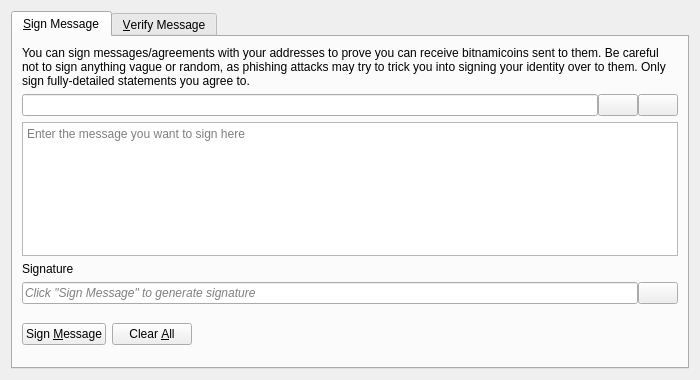
<?xml version="1.0" encoding="UTF-8"?>
<ui version="4.0">
 <class>SignVerifyMessageDialog</class>
 <widget class="QDialog" name="SignVerifyMessageDialog">
  <property name="geometry">
   <rect>
    <x>0</x>
    <y>0</y>
    <width>700</width>
    <height>380</height>
   </rect>
  </property>
  <property name="windowTitle">
   <string>Signatures - Sign / Verify a Message</string>
  </property>
  <property name="modal">
   <bool>true</bool>
  </property>
  <layout class="QVBoxLayout" name="verticalLayout">
   <item>
    <widget class="QTabWidget" name="tabWidget">
     <property name="currentIndex">
      <number>0</number>
     </property>
     <widget class="QWidget" name="tabSignMessage">
      <attribute name="title">
       <string>&amp;Sign Message</string>
      </attribute>
      <layout class="QVBoxLayout" name="verticalLayout_SM">
       <item>
        <widget class="QLabel" name="infoLabel_SM">
         <property name="text">
          <string>You can sign messages/agreements with your addresses to prove you can receive bitnamicoins sent to them. Be careful not to sign anything vague or random, as phishing attacks may try to trick you into signing your identity over to them. Only sign fully-detailed statements you agree to.</string>
         </property>
         <property name="textFormat">
          <enum>Qt::PlainText</enum>
         </property>
         <property name="wordWrap">
          <bool>true</bool>
         </property>
        </widget>
       </item>
       <item>
        <layout class="QHBoxLayout" name="horizontalLayout_1_SM">
         <property name="spacing">
          <number>0</number>
         </property>
         <item>
          <widget class="QValidatedLineEdit" name="addressIn_SM">
           <property name="toolTip">
            <string>The Bitnamicoin address to sign the message with</string>
           </property>
          </widget>
         </item>
         <item>
          <widget class="QPushButton" name="addressBookButton_SM">
           <property name="toolTip">
            <string>Choose previously used address</string>
           </property>
           <property name="text">
            <string/>
           </property>
           <property name="icon">
            <iconset resource="../bitnamicoin.qrc">
             <normaloff>:/icons/address-book</normaloff>:/icons/address-book</iconset>
           </property>
           <property name="shortcut">
            <string>Alt+A</string>
           </property>
           <property name="autoDefault">
            <bool>false</bool>
           </property>
          </widget>
         </item>
         <item>
          <widget class="QPushButton" name="pasteButton_SM">
           <property name="toolTip">
            <string>Paste address from clipboard</string>
           </property>
           <property name="text">
            <string/>
           </property>
           <property name="icon">
            <iconset resource="../bitnamicoin.qrc">
             <normaloff>:/icons/editpaste</normaloff>:/icons/editpaste</iconset>
           </property>
           <property name="shortcut">
            <string>Alt+P</string>
           </property>
           <property name="autoDefault">
            <bool>false</bool>
           </property>
          </widget>
         </item>
        </layout>
       </item>
       <item>
        <widget class="QPlainTextEdit" name="messageIn_SM">
         <property name="toolTip">
          <string>Enter the message you want to sign here</string>
         </property>
         <property name="placeholderText">
          <string>Enter the message you want to sign here</string>
         </property>
        </widget>
       </item>
       <item>
        <widget class="QLabel" name="signatureLabel_SM">
         <property name="text">
          <string>Signature</string>
         </property>
         <property name="textFormat">
          <enum>Qt::PlainText</enum>
         </property>
        </widget>
       </item>
       <item>
        <layout class="QHBoxLayout" name="horizontalLayout_2_SM">
         <property name="spacing">
          <number>0</number>
         </property>
         <item>
          <widget class="QLineEdit" name="signatureOut_SM">
           <property name="placeholderText">
            <string>Click "Sign Message" to generate signature</string>
           </property>
           <property name="font">
            <font>
             <italic>true</italic>
            </font>
           </property>
           <property name="readOnly">
            <bool>true</bool>
           </property>
          </widget>
         </item>
         <item>
          <widget class="QPushButton" name="copySignatureButton_SM">
           <property name="toolTip">
            <string>Copy the current signature to the system clipboard</string>
           </property>
           <property name="text">
            <string/>
           </property>
           <property name="icon">
            <iconset resource="../bitnamicoin.qrc">
             <normaloff>:/icons/editcopy</normaloff>:/icons/editcopy</iconset>
           </property>
           <property name="autoDefault">
            <bool>false</bool>
           </property>
          </widget>
         </item>
        </layout>
       </item>
       <item>
        <layout class="QHBoxLayout" name="horizontalLayout_3_SM">
         <item>
          <widget class="QPushButton" name="signMessageButton_SM">
           <property name="toolTip">
            <string>Sign the message to prove you own this Bitnamicoin address</string>
           </property>
           <property name="text">
            <string>Sign &amp;Message</string>
           </property>
           <property name="icon">
            <iconset resource="../bitnamicoin.qrc">
             <normaloff>:/icons/edit</normaloff>:/icons/edit</iconset>
           </property>
           <property name="autoDefault">
            <bool>false</bool>
           </property>
          </widget>
         </item>
         <item>
          <widget class="QPushButton" name="clearButton_SM">
           <property name="toolTip">
            <string>Reset all sign message fields</string>
           </property>
           <property name="text">
            <string>Clear &amp;All</string>
           </property>
           <property name="icon">
            <iconset resource="../bitnamicoin.qrc">
             <normaloff>:/icons/remove</normaloff>:/icons/remove</iconset>
           </property>
           <property name="autoDefault">
            <bool>false</bool>
           </property>
          </widget>
         </item>
         <item>
          <spacer name="horizontalSpacer_1_SM">
           <property name="orientation">
            <enum>Qt::Horizontal</enum>
           </property>
           <property name="sizeHint" stdset="0">
            <size>
             <width>40</width>
             <height>48</height>
            </size>
           </property>
          </spacer>
         </item>
         <item>
          <widget class="QLabel" name="statusLabel_SM">
           <property name="font">
            <font>
             <weight>75</weight>
             <bold>true</bold>
            </font>
           </property>
           <property name="text">
            <string/>
           </property>
           <property name="wordWrap">
            <bool>true</bool>
           </property>
          </widget>
         </item>
         <item>
          <spacer name="horizontalSpacer_2_SM">
           <property name="orientation">
            <enum>Qt::Horizontal</enum>
           </property>
           <property name="sizeHint" stdset="0">
            <size>
             <width>40</width>
             <height>48</height>
            </size>
           </property>
          </spacer>
         </item>
        </layout>
       </item>
      </layout>
     </widget>
     <widget class="QWidget" name="tabVerifyMessage">
      <attribute name="title">
       <string>&amp;Verify Message</string>
      </attribute>
      <layout class="QVBoxLayout" name="verticalLayout_VM">
       <item>
        <widget class="QLabel" name="infoLabel_VM">
         <property name="text">
          <string>Enter the receiver's address, message (ensure you copy line breaks, spaces, tabs, etc. exactly) and signature below to verify the message. Be careful not to read more into the signature than what is in the signed message itself, to avoid being tricked by a man-in-the-middle attack. Note that this only proves the signing party receives with the address, it cannot prove sendership of any transaction!</string>
         </property>
         <property name="textFormat">
          <enum>Qt::PlainText</enum>
         </property>
         <property name="alignment">
          <set>Qt::AlignLeading|Qt::AlignLeft|Qt::AlignTop</set>
         </property>
         <property name="wordWrap">
          <bool>true</bool>
         </property>
        </widget>
       </item>
       <item>
        <layout class="QHBoxLayout" name="horizontalLayout_1_VM">
         <property name="spacing">
          <number>0</number>
         </property>
         <item>
          <widget class="QValidatedLineEdit" name="addressIn_VM">
           <property name="toolTip">
            <string>The Bitnamicoin address the message was signed with</string>
           </property>
          </widget>
         </item>
         <item>
          <widget class="QPushButton" name="addressBookButton_VM">
           <property name="toolTip">
            <string>Choose previously used address</string>
           </property>
           <property name="text">
            <string/>
           </property>
           <property name="icon">
            <iconset resource="../bitnamicoin.qrc">
             <normaloff>:/icons/address-book</normaloff>:/icons/address-book</iconset>
           </property>
           <property name="shortcut">
            <string>Alt+A</string>
           </property>
           <property name="autoDefault">
            <bool>false</bool>
           </property>
          </widget>
         </item>
        </layout>
       </item>
       <item>
        <widget class="QPlainTextEdit" name="messageIn_VM">
          <property name="toolTip">
            <string>The signed message to verify</string>
          </property>
          <property name="placeholderText">
            <string>The signed message to verify</string>
          </property>
        </widget>
       </item>
       <item>
        <widget class="QValidatedLineEdit" name="signatureIn_VM">
          <property name="toolTip">
            <string>The signature given when the message was signed</string>
          </property>
          <property name="placeholderText">
            <string>The signature given when the message was signed</string>
          </property>
        </widget>
       </item>
       <item>
        <layout class="QHBoxLayout" name="horizontalLayout_2_VM">
         <item>
          <widget class="QPushButton" name="verifyMessageButton_VM">
           <property name="toolTip">
            <string>Verify the message to ensure it was signed with the specified Bitnamicoin address</string>
           </property>
           <property name="text">
            <string>Verify &amp;Message</string>
           </property>
           <property name="icon">
            <iconset resource="../bitnamicoin.qrc">
             <normaloff>:/icons/transaction_0</normaloff>:/icons/transaction_0</iconset>
           </property>
           <property name="autoDefault">
            <bool>false</bool>
           </property>
          </widget>
         </item>
         <item>
          <widget class="QPushButton" name="clearButton_VM">
           <property name="toolTip">
            <string>Reset all verify message fields</string>
           </property>
           <property name="text">
            <string>Clear &amp;All</string>
           </property>
           <property name="icon">
            <iconset resource="../bitnamicoin.qrc">
             <normaloff>:/icons/remove</normaloff>:/icons/remove</iconset>
           </property>
           <property name="autoDefault">
            <bool>false</bool>
           </property>
          </widget>
         </item>
         <item>
          <spacer name="horizontalSpacer_1_VM">
           <property name="orientation">
            <enum>Qt::Horizontal</enum>
           </property>
           <property name="sizeHint" stdset="0">
            <size>
             <width>40</width>
             <height>48</height>
            </size>
           </property>
          </spacer>
         </item>
         <item>
          <widget class="QLabel" name="statusLabel_VM">
           <property name="font">
            <font>
             <weight>75</weight>
             <bold>true</bold>
            </font>
           </property>
           <property name="text">
            <string/>
           </property>
           <property name="wordWrap">
            <bool>true</bool>
           </property>
          </widget>
         </item>
         <item>
          <spacer name="horizontalSpacer_2_VM">
           <property name="orientation">
            <enum>Qt::Horizontal</enum>
           </property>
           <property name="sizeHint" stdset="0">
            <size>
             <width>40</width>
             <height>48</height>
            </size>
           </property>
          </spacer>
         </item>
        </layout>
       </item>
      </layout>
     </widget>
    </widget>
   </item>
  </layout>
 </widget>
 <customwidgets>
  <customwidget>
   <class>QValidatedLineEdit</class>
   <extends>QLineEdit</extends>
   <header>qt/qvalidatedlineedit.h</header>
  </customwidget>
 </customwidgets>
 <resources>
  <include location="../bitnamicoin.qrc"/>
 </resources>
 <connections/>
</ui>
